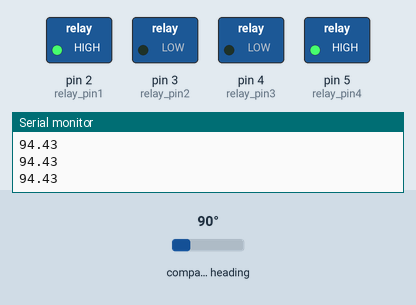
Bench run of a sketch on a simulated Arduino Uno, built with avr-gcc and run on an emulated ATmega328P. On the bench: switched loads named in the sketch (green lamp = pin HIGH), the last lines printed to the serial monitor. Inputs (shaded band) come from the test bench; at power-on: compass heading 90°.

Above: at 1.2 s.
1.3 s: compass heading set to 161°
2.8 s: compass heading set to 169°
At 3.4 s:
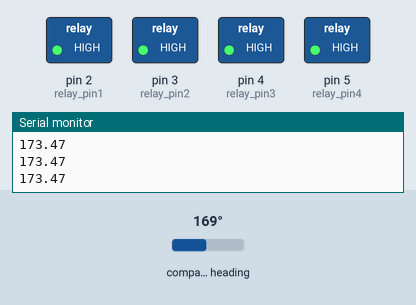
4.5 s: compass heading set to 182°
6.0 s: compass heading set to 190°
At 6.7 s:
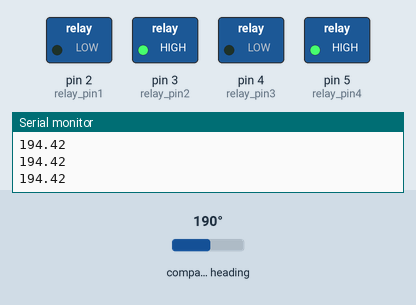
7.5 s: compass heading set to 7°
At 8.7 s:
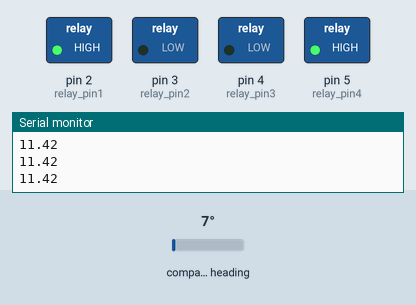
9.0 s: compass heading set to 180°
At 9.4 s:
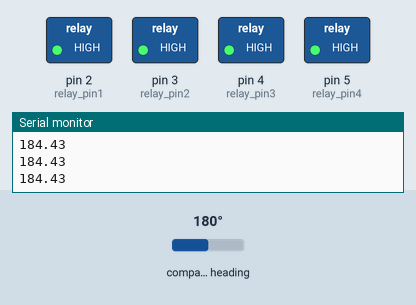
Timing chart, 0 to 11.5 s (numbered marks = the images above; inputs shaded):
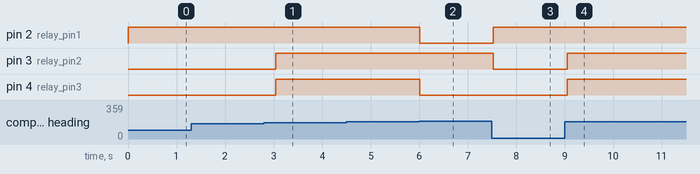

Measured:
- the behaviour switches between 165 and 166° on compass heading (found by bisection; images 0 and 1)
- the behaviour switches between 185 and 186° on compass heading (found by bisection; images 1 and 2)
- after the input at 2.8 s, pin 3 (relay_pin2), pin 4 (relay_pin3): LOW → HIGH after 0.24 s
- after the input at 6.0 s, pin 2 (relay_pin1), pin 4 (relay_pin3): HIGH → LOW at once
- after the input at 7.5 s, pin 2 (relay_pin1): LOW → HIGH at once; pin 3 (relay_pin2): HIGH → LOW at once
- after the input at 9.0 s, pin 3 (relay_pin2), pin 4 (relay_pin3): LOW → HIGH after 0.05 s

The sketch:

orientation-correction.ino
```cpp
int relay_pin1 = 2;
int relay_pin2 = 3;
int relay_pin3 = 4;
int relay_pin4 = 5;
float degr;
#include <Wire.h>
#include <HMC5883L.h>

HMC5883L compass;

void setup()
{
Serial.begin(9600);
  pinMode(relay_pin1,OUTPUT);
  pinMode(relay_pin2,OUTPUT);
  pinMode(relay_pin3,OUTPUT);
  pinMode(relay_pin4,OUTPUT);
 digitalWrite(relay_pin1,HIGH);
 digitalWrite(relay_pin2,HIGH);
 digitalWrite(relay_pin3,HIGH);
 digitalWrite(relay_pin4,HIGH);
 Serial.println("Initialize HMC5883L");
  while (!compass.begin())
  {
    Serial.println("Could not find a valid HMC5883L sensor, check wiring!");
    delay(500);
  }

  // Set measurement range
  compass.setRange(HMC5883L_RANGE_1_3GA);

  // Set measurement mode
  compass.setMeasurementMode(HMC5883L_CONTINOUS);

  // Set data rate
  compass.setDataRate(HMC5883L_DATARATE_30HZ);

  // Set number of samples averaged
  compass.setSamples(HMC5883L_SAMPLES_8);

  // Set calibration offset. See HMC5883L_calibration.ino
  compass.setOffset(0, 0);
}
void back()
{

  digitalWrite(relay_pin3,HIGH);
  digitalWrite(relay_pin4,LOW);
}
void fwd()
{
  digitalWrite(relay_pin3,LOW);
  digitalWrite(relay_pin4,HIGH);
}
void Stop()
{
  digitalWrite(relay_pin1,HIGH);
 digitalWrite(relay_pin2,HIGH);
 digitalWrite(relay_pin3,HIGH);
 digitalWrite(relay_pin4,HIGH);
}
void right()
{
   digitalWrite(relay_pin1,LOW);
    digitalWrite(relay_pin2,HIGH);
}
void left()
{
   digitalWrite(relay_pin1,HIGH);
    digitalWrite(relay_pin2,LOW);
}
void left_forward_correction()
{
   digitalWrite(relay_pin1,LOW);
    digitalWrite(relay_pin2,HIGH);
    delay(25);
    digitalWrite(relay_pin1,HIGH);
    digitalWrite(relay_pin2,HIGH);
}
void right_forward_correction()
{
   digitalWrite(relay_pin1,HIGH);
    digitalWrite(relay_pin2,LOW);
    delay(25);
    digitalWrite(relay_pin2,HIGH);
    digitalWrite(relay_pin1,HIGH);
}
float orien()
{Vector norm = compass.readNormalize();

  // Calculate heading
  float heading = atan2(norm.YAxis, norm.XAxis);

  // Set declination angle on your location and fix heading
  // You can find your declination on: http://magnetic-declination.com/
  // (+) Positive or (-) for negative
  // For Bytom / Poland declination angle is 4'26E (positive)
  // Formula: (deg + (min / 60.0)) / (180 / M_PI);
  float declinationAngle = (4.0 + (26.0 / 60.0)) / (180 / M_PI);
  heading += declinationAngle;

  // Correct for heading < 0deg and heading > 360deg
  if (heading < 0)
  {
    heading += 2 * PI;
  }

  if (heading > 2 * PI)
  {
    heading -= 2 * PI;
  }

  // Convert to degrees
  float headingDegrees = heading * 180/M_PI;
  return headingDegrees;
  }
void loop()
{ Serial.println(orien());
   if( 10 < orien() && orien()< 170  )
   {Serial.println(orien());
    left();
    fwd();
    delay(500);


   }
   else if ( orien() < 370 && orien() > 190 ){Serial.println(orien());right();fwd();delay(500);}
  else
  {
    Stop();
  }

}
```
